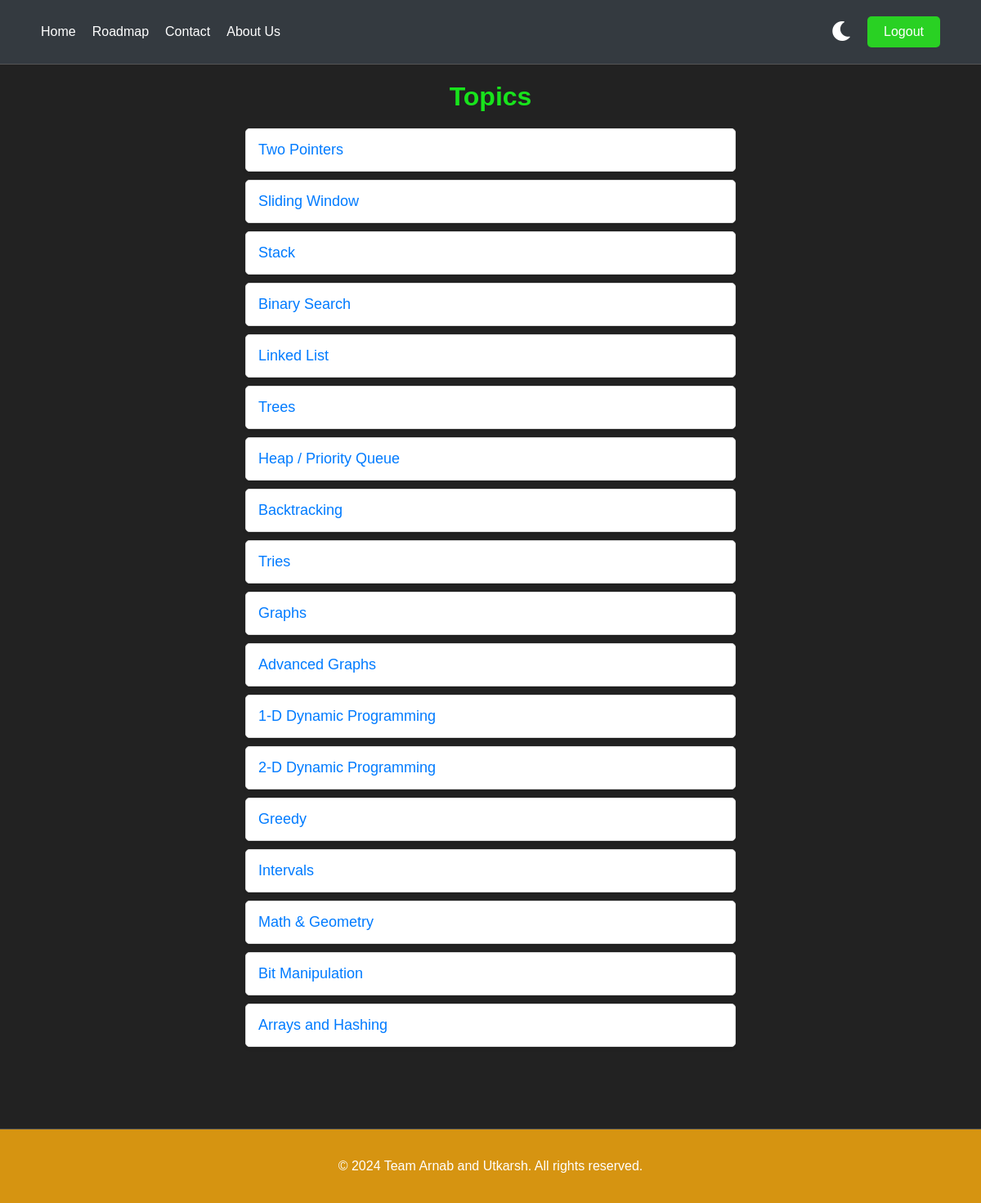
The app's page / (signed in) with its own data.
### home/models.py (models this page shows, shortened)
class Topic(models.Model):
    name = models.CharField(max_length=100, unique=True)

### home/views.py (the view)
# urls.py: path('', views.index, name='index'),
@login_required(login_url='login_page')
def index(request):
    topics = Topic.objects.all()  # Retrieve all topics
    context = {'topics': topics}  # Add topics to context
    return render(request, 'index.html', context)

### home/templates/index.html (shortened to what this page needs)
{% include "header.html" %}
{% load static %}
<body>
    <h1>Topics</h1>
    <ul>
        {% for topic in topics %}
        <li><a href="{% url 'questions' topic.id %}">{{ topic.name }}</a></li>
        {% endfor %}
    </ul>
</body>
{% include "footer.html" %}

### home/templates/header.html (shortened to what this page needs)
<!DOCTYPE html>
<html lang="en">
<head>
</head>
<body>
    <div class="header">
        <div class="nav">
            <a href="{% url 'index' %}">Home</a>
            <a href="{% url 'roadmap_view' %}">Roadmap</a>
            <a href="{% url 'contact_view' %}">Contact</a>
            <a href="{% url 'aboutus_view' %}">About Us</a>
        </div>
        <div class="signup">
            <button class="mode-toggle" onclick="toggleMode()"><i class="fas fa-sun"></i></button>
            <a href="{% url 'logout' %}">Logout</a>
        </div>
    </div>
</body>
</html>

### home/templates/footer.html (shortened to what this page needs)
<!DOCTYPE html>
<html lang="en">
<head>
    </head>
    <body>
    <div class="footer">
        <p>&copy; 2024 Team Arnab and Utkarsh. All rights reserved.</p>
</div>
</body>
</html>

### home/templates/header.html (style rules this page uses)
body.dark-mode { background-color: #222; color: #fff; }
.header { background-color: #343a40; padding: 15px 50px; display: flex; justify-content: space-between; align-items: center; border-bottom: 1px solid #555; }
.header .nav { display: flex; gap: 20px; }
.header .nav a { color: #fff; text-decoration: none; font-size: 1rem; }
.header .signup { display: flex; align-items: center; gap: 10px; }
.header .signup a { color: #fff; text-decoration: none; font-size: 1rem; background-color: #29d123; padding: 10px 20px; border-radius: 5px; transition: background-color 0.3s, color 0.3s; }
.mode-toggle { background: none; border: none; color: #fff; cursor: pointer; font-size: 1.5rem; padding: 10px; }

### home/templates/index.html (style rules this page uses)
body { font-family: Arial, sans-serif; background-color: #282828; margin: 0; padding: 0px; }
h1 { color: #18e31c; text-align: center; margin-bottom: 20px; }
ul { list-style-type: none; padding: 0; max-width: 600px; margin: 0 auto; }
li { background-color: #ffffff; margin: 10px 0; padding: 15px; border: 1px solid #ddd; border-radius: 5px; box-shadow: 0 2px 4px rgba(0, 0, 0, 0.1); transition: transform 0.2s, box-shadow 0.2s; }
a { text-decoration: none; color: #007bff; font-size: 18px; display: block; }

### home/templates/footer.html (style rules this page uses)
.footer { background-color: #d69411; padding: 20px; text-align: center; border-top: 1px solid #555; margin-top: 100px; font-size: 1rem; }

### records on screen
Topic: name "Two Pointers"
Topic: name "Sliding Window"
Topic: name "Stack"
Topic: name "Binary Search"
Topic: name "Linked List"
Topic: name "Trees"
Topic: name "Heap / Priority Queue"
Topic: name "Backtracking"
Topic: name "Tries"
Topic: name "Graphs"
Topic: name "Advanced Graphs"
Topic: name "1-D Dynamic Programming"
Topic: name "2-D Dynamic Programming"
Topic: name "Greedy"
Topic: name "Intervals"
Topic: name "Math & Geometry"
Topic: name "Bit Manipulation"
Topic: name "Arrays and Hashing"
